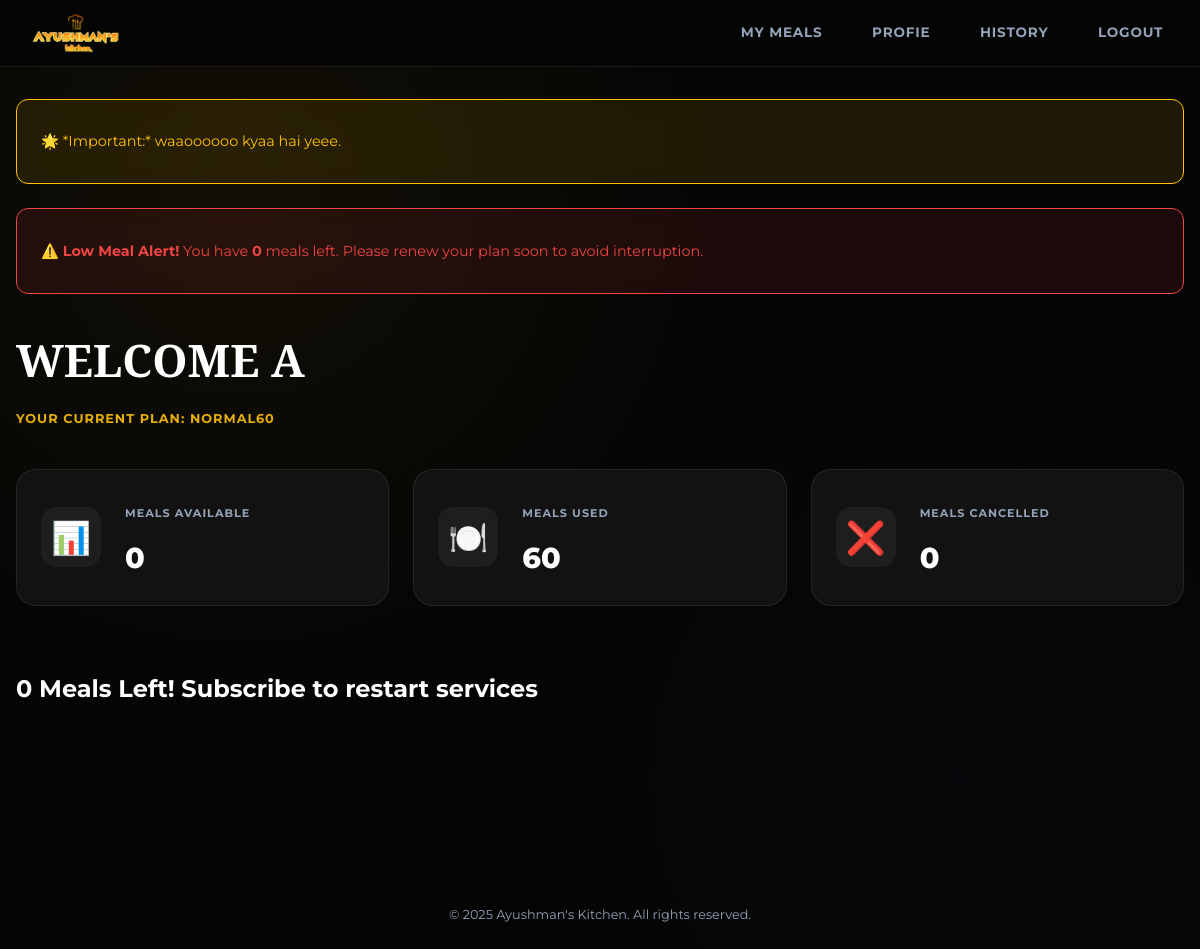
/ (signed in), run on the app's committed database.
### Admin/models.py (models this page shows, shortened)
class AdminNotice(models.Model):
    message=models.CharField(max_length=500)
    date=models.DateField(auto_now_add=True)

### Customers/models.py (models this page shows, shortened)
class Customer(AbstractBaseUser, PermissionsMixin):
    email = models.EmailField(unique=True)
    name = models.CharField(max_length=150)
    phone = models.CharField(max_length=15, blank=True)
    address = models.CharField(max_length=200, blank=True)
    is_active = models.BooleanField(default=True)
    is_staff = models.BooleanField(default=False)
    date_joined = models.DateTimeField(default=timezone.now)
    profile_updated_at = models.DateTimeField(auto_now=True)
    subscription_phase=models.IntegerField(default=1)
    meal_balance = models.IntegerField(default=0)
    user_status_active = models.BooleanField(default=True)
    lunch_status_active = models.BooleanField(default=True)
    dinner_status_active = models.BooleanField(default=True)
    paused_subscription = models.BooleanField(default=False)
    subscription_choice = models.CharField(max_length=20, choices=SUBSCRIPTION_TYPE, default="NORMAL60")
    default_lunch_service_choice = models.CharField(max_length=20, choices=SERVICE_TYPE, default="DineIn")
    default_dinner_service_choice = models.CharField(max_length=20, choices=SERVICE_TYPE, default="DineIn")
    default_meal_choice = models.CharField(max_length=20, choices=MEAL_MENU, default="NONE")
    FLAGSHIP_MENU_LUNCH_default_choice = models.CharField(max_length=20, choices=FLAGSHIP_MENU_LUNCH, default="NONE")
    FLAGSHIP_MENU_DINNER_default_choice = models.CharField(max_length=20, choices=FLAGSHIP_MENU_DINNER, default="NONE")
    PREMIUM_MENU_LUNCH_default_choice = models.CharField(max_length=20, choices=PREMIUM_MENU_LUNCH, default="NONE")
    PREMIUM_MENU_DINNER_default_choice = models.CharField(max_length=20, choices=PREMIUM_MENU_DINNER, default="NONE")
    USERNAME_FIELD = "email"
    REQUIRED_FIELDS = ["name"]
    objects = CustomerManager()
    @property
    def total_meals(self):
        if self.subscription_choice in ["NORMAL30","FLAGSHIP30","PREMIUM30"]:
            return 30
        else :
            return 60

### Customers/views.py (the view)
# urls.py: path('', user_dashboard,name="user_dashboard"),
@login_required
def user_dashboard(request):
    user=request.user
    used_meals= user.total_meals - user.meal_balance
    cl_l=LunchRecord.objects.filter(service_choice="Cancel",customer=user).count()
    cl_d=DinnerRecord.objects.filter(service_choice="Cancel",customer=user).count()
    cancelled_meals=cl_l+cl_d
    lunch_record = LunchRecord.objects.filter(customer=user,for_date=today).first()
    dinner_record = DinnerRecord.objects.filter(customer=user,for_date=today).first()
    admin_notice=AdminNotice.objects.all()
    tsunday= today.isoweekday() == 5  # use present date for testing puropose sunday to satur 0-7
    slunch_record = LunchRecord.objects.filter(customer=user,for_date= today  + timedelta(days=1)).first()
    context={
        'user':user,
        'used_meals':used_meals,
        'cancelled_meals':cancelled_meals,
        'lunch_record':lunch_record,
        'dinner_record':dinner_record,
        'admin_notice':admin_notice,
        'tsunday':tsunday,
        'slunch_record':slunch_record,
        }
    return render(request, 'Customer/user-dashboard.html',context)

### templates/Customer/user-dashboard.html (shortened to what this page needs)
{% load static %}
<!DOCTYPE html>
<html lang="en">
<head>
    <link rel="stylesheet" href="{% static 'Customer/styles-user-dashboard.css' %}"/>
</head>
<body>
    {% include "Customer/navbar.html" %}
    <main class="user-page">
        <div class="content-container">
            {% if admin_notice %}
            {% for m in admin_notice %}
            <div class="message-banner info" role="alert">
                <p>🌟 *Important:* {{m.message}}.</p>
            </div>
            {% endfor %}
            {% endif %}
            {% if request.user.meal_balance <= 4 %}
            <div class="message-banner warning" role="alert">
                <p>
                    ⚠️ <strong>Low Meal Alert!</strong>
                    You have <strong>{{ request.user.meal_balance }}</strong> meals left.
                    Please renew your plan soon to avoid interruption.
                </p>
            </div>
            {% endif %}
        </div>
        <div class="user-container">
            <h1 class="page-title" id="userGreeting">WELCOME {{ request.user.name|upper }}</h1>
            <p class="user-plan-display" id="userPlanDisplay">Your Current Plan: {{request.user.subscription_choice}}</p>
            <section class="meal-counters" aria-label="Meal counters">
                <div class="counter-card">
                    <div class="counter-icon">📊</div>
                    <div class="counter-content">
                        <p class="counter-label">Meals Available</p>
                        <p class="counter-number" id="mealsAvailable">{{ request.user.meal_balance|default:"0" }}</p>
                    </div>
                </div>
                <div class="counter-card">
                    <div class="counter-icon">🍽️</div>
                    <div class="counter-content">
                        <p class="counter-label">Meals Used</p>
                        <p class="counter-number" id="mealsUsed">{{used_meals}}</p>
                    </div>
                </div>
                <div class="counter-card">
                    <div class="counter-icon">❌</div>
                    <div class="counter-content">
                        <p class="counter-label">Meals Cancelled</p>
                        <p class="counter-number" id="mealsCancelled">{{ cancelled_meals|default:"0" }}</p>
                    </div>
                </div>
            </section>
            <section class="today-meals">
                {% if request.user.user_status_active %}
                <h2 class="section-title"> {% now "Y-m-d" %} </h2>
                <h2 class="section-title">Today's Meals  </h2>
                {% else %}
                {% if request.user.paused_subscription   %}
                <p class="section-title">0 Meals Left! Subscribe to restart services</p>
                {% else %}
                <p class="section-title">Resume meals in profile to resume services</p>
                {% endif %}
                {% endif %}
            </section>
        </div>
    </main>
    <footer class="footer">
        <p>&copy; 2025 Ayushman's Kitchen. All rights reserved.</p>
    </footer>
</body>
</html>

### static/Customer/styles-user-dashboard.css (style rules this page uses)
:root { --primary: #FFC107; --primary-dark: #FFB300; --bg-deep: #050505; --surface: #121212; --card-border: rgba(255, 255, 255, 0.08); --text-main: #FFFFFF; --text-muted: #94a3b8; --success: #10b981; --danger: #ef4444; --warning: #f59e0b; }
body { background-color: var(--bg-deep); background-image: radial-gradient(circle at 20% 20%, rgba(255, 193, 7, 0.05) 0%, transparent 40%), radial-gradient(circle at 80% 80%, rgba(59, 130, 246, 0.02) 0%, transparent 40%); color: var(--text-main); font-family: 'Montserrat', sans-serif; line-height: 1.6; margin: 0; -webkit-font-smoothing: antialiased; }
.user-page { max-width: 1200px; margin: 0 auto; padding: 2rem 1rem 5rem; }
.page-title { font-family: 'Playfair Display', serif; font-size: clamp(1.8rem, 5vw, 2.8rem); margin-bottom: 0.5rem; font-weight: 900; text-transform: uppercase; }
.user-plan-display { color: var(--primary); font-weight: 700; letter-spacing: 1px; text-transform: uppercase; font-size: 0.8rem; margin-bottom: 2.5rem; opacity: 0.9; }
.message-banner { padding: 1rem 1.5rem; border-radius: 12px; margin-bottom: 1.5rem; font-size: 0.9rem; display: flex; align-items: center; border: 1px solid transparent; backdrop-filter: blur(10px); }
.message-banner.info { background: rgba(255, 193, 7, 0.1); border-color: var(--primary); color: var(--primary); }
.message-banner.warning { background: rgba(239, 68, 68, 0.1); border-color: var(--danger); color: var(--danger); }
.meal-counters { display: grid; grid-template-columns: repeat(auto-fit, minmax(280px, 1fr)); gap: 1.5rem; margin-bottom: 4rem; }
.counter-card { background: var(--surface); border: 1px solid var(--card-border); padding: 1.5rem; border-radius: 20px; display: flex; align-items: center; gap: 1.5rem; transition: all 0.3s cubic-bezier(0.4, 0, 0.2, 1); }
.counter-icon { font-size: 2rem; background: rgba(255, 255, 255, 0.05); width: 60px; height: 60px; display: flex; align-items: center; justify-content: center; border-radius: 15px; }
.counter-label { color: var(--text-muted); text-transform: uppercase; font-size: 0.7rem; font-weight: 700; letter-spacing: 1px; }
.counter-number { font-size: 1.8rem; font-weight: 800; margin: 0; }
.section-title { font-size: 1.5rem; color: var(--text-main); margin: 3rem 0 1.5rem; font-weight: 700; }
.footer { text-align: center; padding: 5rem 1rem 2rem; color: var(--text-muted); font-size: 0.8rem; }

### data on the page
AdminNotice: message "waaoooooo kyaa hai yeee"
Customer: user.meal_balance "0", user.name "A", user.subscription_choice "NORMAL60"

### other printed values
{{ used_meals }} "60"
{{ cancelled_meals|default:"0" }} "0"
